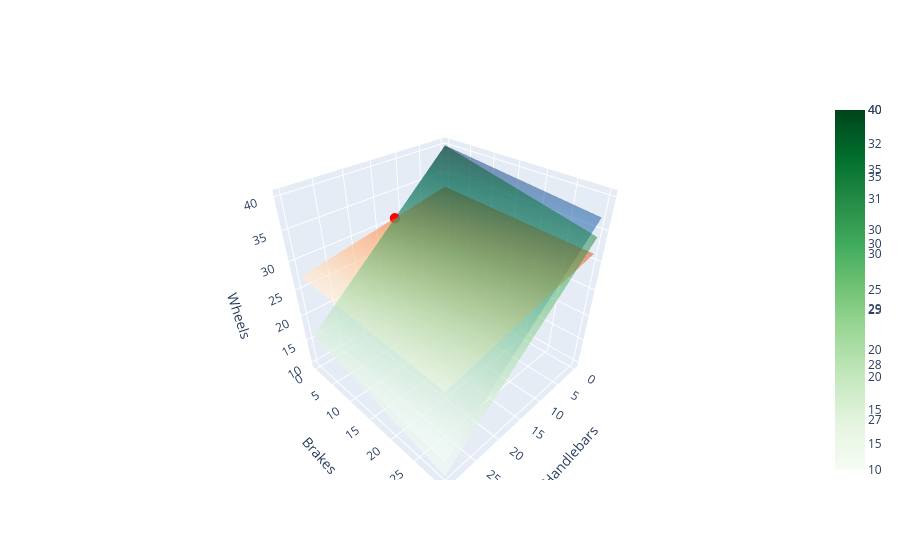

Write notebook code for a chart like this one.
### Markdown cell above
We can also plot the equations in 3D space. Where the 3 planes intersect is our solution!

### Code cell
# Define grid for x1 (handlebars) and x2 (brakes)
x1 = np.linspace(0, 30, 50)
x2 = np.linspace(0, 30, 50)
X1, X2 = np.meshgrid(x1, x2)

# Constraint surfaces (solving for x3 = wheels)
Z_al = (b[0] - 8*X1 - 1*X2) / 10 # from aluminium
Z_rb = (b[1] - 4*X1 - 1*X2) / 23 # from rubber
Z_pn = (b[2] - 4*X1 - 1*X2) / 5 # from paint

# Interactive 3D plot
fig = go.Figure()

fig.add_surface(x=x1, y=x2, z=Z_al, opacity=0.5, colorscale="Blues", name="Aluminium")
fig.add_surface(x=x1, y=x2, z=Z_rb, opacity=0.5, colorscale="Oranges", name="Rubber")
fig.add_surface(x=x1, y=x2, z=Z_pn, opacity=0.5, colorscale="Greens", name="Paint")

# Add solution point
fig.add_trace(go.Scatter3d(x=[x[0]], y=[x[1]], z=[x[2]],
mode="markers", marker=dict(size=6, color="red"),
name="Solution"))

fig.update_layout(
scene=dict(
xaxis_title="Handlebars",
yaxis_title="Brakes",
zaxis_title="Wheels"
))

fig.show()

### Figure 1 — Plotly figure (JSON) as saved in the notebook; plotly's stock layout.template omitted (floating-point values rounded to 4 significant figures; data arrays with more than 128 entries replaced by an {"elided": "..."} marker saying what was removed)
{"data": [{"colorscale": [[0, "rgb(247,251,255)"], [0.125, "rgb(222,235,247)"], [0.25, "rgb(198,219,239)"], [0.375, "rgb(158,202,225)"], [0.5, "rgb(107,174,214)"], [0.625, "rgb(66,146,198)"], [0.75, "rgb(33,113,181)"], [0.875, "rgb(8,81,156)"], [1, "rgb(8,48,107)"]], "name": "Aluminium", "opacity": 0.5, "type": "surface", "x": [0, 0.6122, 1.224, 1.837, 2.449, 3.061, 3.673, 4.286, 4.898, 5.51, 6.122, 6.735, 7.347, 7.959, 8.571, 9.184, 9.796, 10.41, 11.02, 11.63, 12.24, 12.86, 13.47, 14.08, 14.69, 15.31, 15.92, 16.53, 17.14, 17.76, 18.37, 18.98, 19.59, 20.2, 20.82, 21.43, 22.04, 22.65, 23.27, 23.88, 24.49, 25.1, 25.71, 26.33, 26.94, 27.55, 28.16, 28.78, 29.39, 30], "y": [0, 0.6122, 1.224, 1.837, 2.449, 3.061, 3.673, 4.286, 4.898, 5.51, 6.122, 6.735, 7.347, 7.959, 8.571, 9.184, 9.796, 10.41, 11.02, 11.63, 12.24, 12.86, 13.47, 14.08, 14.69, 15.31, 15.92, 16.53, 17.14, 17.76, 18.37, 18.98, 19.59, 20.2, 20.82, 21.43, 22.04, 22.65, 23.27, 23.88, 24.49, 25.1, 25.71, 26.33, 26.94, 27.55, 28.16, 28.78, 29.39, 30], "z": {"elided": "50x50 float values"}}, {"colorscale": [[0, "rgb(255,245,235)"], [0.125, "rgb(254,230,206)"], [0.25, "rgb(253,208,162)"], [0.375, "rgb(253,174,107)"], [0.5, "rgb(253,141,60)"], [0.625, "rgb(241,105,19)"], [0.75, "rgb(217,72,1)"], [0.875, "rgb(166,54,3)"], [1, "rgb(127,39,4)"]], "name": "Rubber", "opacity": 0.5, "type": "surface", "x": [0, 0.6122, 1.224, 1.837, 2.449, 3.061, 3.673, 4.286, 4.898, 5.51, 6.122, 6.735, 7.347, 7.959, 8.571, 9.184, 9.796, 10.41, 11.02, 11.63, 12.24, 12.86, 13.47, 14.08, 14.69, 15.31, 15.92, 16.53, 17.14, 17.76, 18.37, 18.98, 19.59, 20.2, 20.82, 21.43, 22.04, 22.65, 23.27, 23.88, 24.49, 25.1, 25.71, 26.33, 26.94, 27.55, 28.16, 28.78, 29.39, 30], "y": [0, 0.6122, 1.224, 1.837, 2.449, 3.061, 3.673, 4.286, 4.898, 5.51, 6.122, 6.735, 7.347, 7.959, 8.571, 9.184, 9.796, 10.41, 11.02, 11.63, 12.24, 12.86, 13.47, 14.08, 14.69, 15.31, 15.92, 16.53, 17.14, 17.76, 18.37, 18.98, 19.59, 20.2, 20.82, 21.43, 22.04, 22.65, 23.27, 23.88, 24.49, 25.1, 25.71, 26.33, 26.94, 27.55, 28.16, 28.78, 29.39, 30], "z": {"elided": "50x50 float values"}}, {"colorscale": [[0, "rgb(247,252,245)"], [0.125, "rgb(229,245,224)"], [0.25, "rgb(199,233,192)"], [0.375, "rgb(161,217,155)"], [0.5, "rgb(116,196,118)"], [0.625, "rgb(65,171,93)"], [0.75, "rgb(35,139,69)"], [0.875, "rgb(0,109,44)"], [1, "rgb(0,68,27)"]], "name": "Paint", "opacity": 0.5, "type": "surface", "x": [0, 0.6122, 1.224, 1.837, 2.449, 3.061, 3.673, 4.286, 4.898, 5.51, 6.122, 6.735, 7.347, 7.959, 8.571, 9.184, 9.796, 10.41, 11.02, 11.63, 12.24, 12.86, 13.47, 14.08, 14.69, 15.31, 15.92, 16.53, 17.14, 17.76, 18.37, 18.98, 19.59, 20.2, 20.82, 21.43, 22.04, 22.65, 23.27, 23.88, 24.49, 25.1, 25.71, 26.33, 26.94, 27.55, 28.16, 28.78, 29.39, 30], "y": [0, 0.6122, 1.224, 1.837, 2.449, 3.061, 3.673, 4.286, 4.898, 5.51, 6.122, 6.735, 7.347, 7.959, 8.571, 9.184, 9.796, 10.41, 11.02, 11.63, 12.24, 12.86, 13.47, 14.08, 14.69, 15.31, 15.92, 16.53, 17.14, 17.76, 18.37, 18.98, 19.59, 20.2, 20.82, 21.43, 22.04, 22.65, 23.27, 23.88, 24.49, 25.1, 25.71, 26.33, 26.94, 27.55, 28.16, 28.78, 29.39, 30], "z": {"elided": "50x50 float values"}}, {"marker": {"color": "red", "size": 6}, "mode": "markers", "name": "Solution", "type": "scatter3d", "x": [11.81], "y": [-5.684e-14], "z": [30.56]}], "layout": {"scene": {"xaxis": {"title": {"text": "Handlebars"}}, "yaxis": {"title": {"text": "Brakes"}}, "zaxis": {"title": {"text": "Wheels"}}}}}
